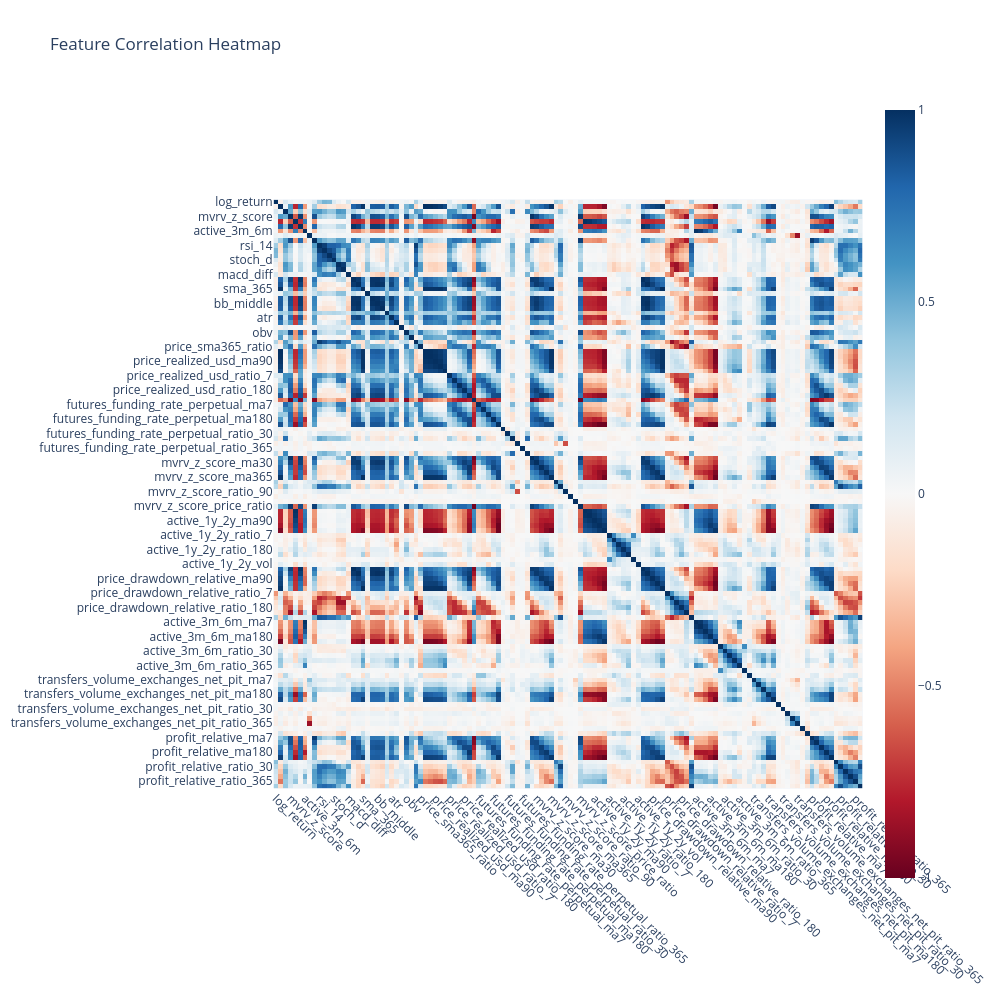
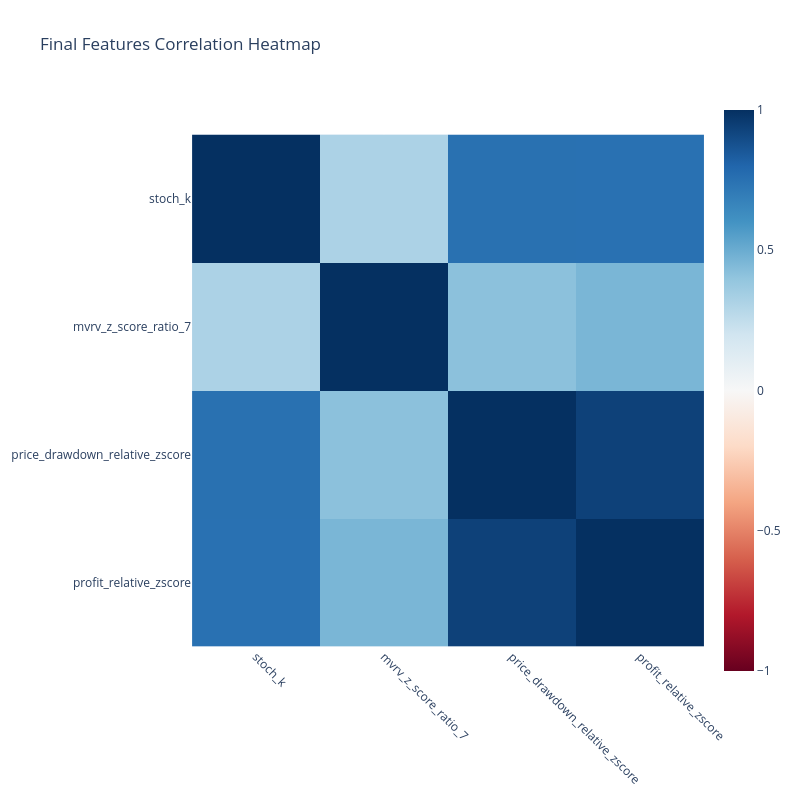

Source (notebook cell) for these figures, in order:
### Markdown cell above
### First Filtering

### Code cell
def select_features(data: pd.DataFrame, correlation_threshold: float = 0.3, vif_threshold: float = 10) -> Dict[str, pd.DataFrame]:
    """
    Select features based on correlation threshold and VIF analysis.
    
    Args:
        data: DataFrame containing all features
        correlation_threshold: Minimum absolute correlation with log_return to keep feature
        vif_threshold: Maximum VIF value allowed before removing feature
        
    Returns:
        Dictionary containing selected features and analysis results
    """
    import statsmodels.api as sm
    from statsmodels.stats.outliers_influence import variance_inflation_factor
    
    def calculate_vif(X):
        """Calculate VIF for each feature"""
        return pd.DataFrame({
            'feature': X.columns,
            'VIF': [variance_inflation_factor(X.values, i) for i in range(X.shape[1])]
        }).set_index('feature')
    
    # 1. Correlation-based filtering
    correlation_matrix = data.corr()
    correlations_with_returns = correlation_matrix['log_return'].abs()
    
    # Select features with correlation above threshold
    selected_features = correlations_with_returns[
        correlations_with_returns > correlation_threshold
    ].index.tolist()
    
    # Remove log_return from features to analyze
    if 'log_return' in selected_features:
        selected_features.remove('log_return')
    
    logging.info(f"Features selected after correlation threshold: {len(selected_features)}")
    
    # 2. Check multicollinearity using correlation matrix
    selected_correlation = correlation_matrix.loc[selected_features, selected_features]
    
    # Find highly correlated pairs
    corr_pairs = []
    for i in range(len(selected_features)):
        for j in range(i+1, len(selected_features)):
            if abs(selected_correlation.iloc[i,j]) > 0.7:  # Typical threshold for high correlation
                corr_pairs.append({
                    'feature1': selected_features[i],
                    'feature2': selected_features[j],
                    'correlation': selected_correlation.iloc[i,j]
                })
    
    # 3. VIF Analysis
    X = data[selected_features].copy()
    
    # Initial VIF calculation
    initial_vif = calculate_vif(X)
    logging.info("Initial VIF values:")
    logging.info(initial_vif)
    
    # Iteratively remove features with high VIF
    final_features = selected_features.copy()
    while True:
        vif_data = calculate_vif(data[final_features])
        max_vif = vif_data['VIF'].max()
        
        if max_vif < vif_threshold:
            break
            
        # Remove feature with highest VIF
        feature_to_remove = vif_data['VIF'].idxmax()
        final_features.remove(feature_to_remove)
        logging.info(f"Removed {feature_to_remove} with VIF {max_vif:.2f}")
        
        if len(final_features) < 2:
            logging.warning("Too few features remaining after VIF filtering")
            break
    
    # Final VIF calculation
    final_vif = calculate_vif(data[final_features])
    
    # 4. Create correlation heatmap for final features
    final_correlation = correlation_matrix.loc[final_features, final_features]
    
    # Generate heatmap
    fig = px.imshow(final_correlation,
                    color_continuous_scale='RdBu',
                    zmin=-1,
                    zmax=1,
                    title='Final Features Correlation Heatmap')
    fig.update_layout(width=800, height=800)
    fig.update_xaxes(tickangle=45)
    
    # Prepare results
    results = {
        'initial_features': selected_features,
        'final_features': final_features,
        'initial_vif': initial_vif,
        'final_vif': final_vif,
        'correlation_pairs': pd.DataFrame(corr_pairs),
        'final_correlation': final_correlation,
        'correlation_heatmap': fig
    }
    
    # Print summary
    logging.info(f"\nFeature Selection Summary:")
    logging.info(f"Initial features after correlation threshold: {len(selected_features)}")
    logging.info(f"Final features after VIF filtering: {len(final_features)}")
    logging.info("\nFinal selected features:")
    for f in final_features:
        logging.info(f"- {f}")
    
    return results

# Example usage:
def analyze_features(data: pd.DataFrame):
    """
    Complete feature analysis pipeline combining explore_features and select_features
    """
    # First run feature exploration
    exploration_results = explore_features(data)
    processed_data = exploration_results['processed_data']
    
    # Then run feature selection
    selection_results = select_features(
        processed_data, 
        correlation_threshold=0.3,
        vif_threshold=10
    )
    
    # Display results
    print("\nFeature Selection Results:")
    print("==========================")
    print(f"\nInitial number of features: {len(processed_data.columns)}")
    print(f"Final number of features: {len(selection_results['final_features'])}")
    
    print("\nFinal Features VIF:")
    print(selection_results['final_vif'])
    
    print("\nHighly Correlated Feature Pairs:")
    if not selection_results['correlation_pairs'].empty:
        print(selection_results['correlation_pairs'])
    else:
        print("No highly correlated pairs found in final features")
    
    # Show correlation heatmap
    selection_results['correlation_heatmap'].show()
    
    return selection_results

# Run the analysis
results = analyze_features(data)

### Figure 1 — Plotly figure (JSON) as saved in the notebook; plotly's stock layout.template omitted (floating-point values rounded to 4 significant figures; data arrays with more than 128 entries replaced by an {"elided": "..."} marker saying what was removed)
{"data": [{"coloraxis": "coloraxis", "hovertemplate": "x: %{x}<br>y: %{y}<br>color: %{z}<extra></extra>", "name": "0", "type": "heatmap", "x": ["log_return", "price_realized_usd", "futures_funding_rate_perpetual", "mvrv_z_score", "active_1y_2y", "price_drawdown_relative", "active_3m_6m", "transfers_volume_exchanges_net_pit", "profit_relative", "rsi_14", "rsi_7", "stoch_k", "stoch_d", "macd", "macd_signal", "macd_diff", "sma_7", "sma_30", "sma_365", "adx", "bb_upper", "bb_middle", "bb_lower", "bb_width", "atr", "volume_ma_30", "volume_ratio", "obv", "realized_vol_30", "price_sma30_ratio", "price_sma365_ratio", "price_realized_usd_ma7", "price_realized_usd_ma30", "price_realized_usd_ma90", "price_realized_usd_ma180", "price_realized_usd_ma365", "price_realized_usd_ratio_7", "price_realized_usd_ratio_30", "price_realized_usd_ratio_90", "price_realized_usd_ratio_180", "price_realized_usd_ratio_365", "price_realized_usd_price_ratio", "futures_funding_rate_perpetual_ma7", "futures_funding_rate_perpetual_ma30", "futures_funding_rate_perpetual_ma90", "futures_funding_rate_perpetual_ma180", "futures_funding_rate_perpetual_ma365", "futures_funding_rate_perpetual_ratio_7", "futures_funding_rate_perpetual_ratio_30", "futures_funding_rate_perpetual_ratio_90", "futures_funding_rate_perpetual_ratio_180", "futures_funding_rate_perpetual_ratio_365", "futures_funding_rate_perpetual_zscore", "mvrv_z_score_ma7", "mvrv_z_score_ma30", "mvrv_z_score_ma90", "mvrv_z_score_ma180", "mvrv_z_score_ma365", "mvrv_z_score_ratio_7", "mvrv_z_score_ratio_30", "mvrv_z_score_ratio_90", "mvrv_z_score_ratio_180", "mvrv_z_score_ratio_365", "mvrv_z_score_price_ratio", "active_1y_2y_ma7", "active_1y_2y_ma30", "active_1y_2y_ma90", "active_1y_2y_ma180", "active_1y_2y_ma365", "active_1y_2y_ratio_7", "active_1y_2y_ratio_30", "active_1y_2y_ratio_90", "active_1y_2y_ratio_180", "active_1y_2y_ratio_365", "active_1y_2y_ret", "active_1y_2y_vol", "price_drawdown_relative_ma7", "price_drawdown_relative_ma30", "price_drawdown_relative_ma90", "price_drawdown_relative_ma180", "price_drawdown_relative_ma365", "price_drawdown_relative_ratio_7", "price_drawdown_relative_ratio_30", "price_drawdown_relative_ratio_90", "price_drawdown_relative_ratio_180", "price_drawdown_relative_ratio_365", "price_drawdown_relative_zscore", "active_3m_6m_ma7", "active_3m_6m_ma30", "active_3m_6m_ma90", "active_3m_6m_ma180", "active_3m_6m_ma365", "active_3m_6m_ratio_7", "active_3m_6m_ratio_30", "active_3m_6m_ratio_90", "active_3m_6m_ratio_180", "active_3m_6m_ratio_365", "active_3m_6m_ret", "active_3m_6m_vol", "transfers_volume_exchanges_net_pit_ma7", "transfers_volume_exchanges_net_pit_ma30", "transfers_volume_exchanges_net_pit_ma90", "transfers_volume_exchanges_net_pit_ma180", "transfers_volume_exchanges_net_pit_ma365", "transfers_volume_exchanges_net_pit_ratio_7", "transfers_volume_exchanges_net_pit_ratio_30", "transfers_volume_exchanges_net_pit_ratio_90", "transfers_volume_exchanges_net_pit_ratio_180", "transfers_volume_exchanges_net_pit_ratio_365", "transfers_volume_exchanges_net_pit_ret", "transfers_volume_exchanges_net_pit_vol", "profit_relative_ma7", "profit_relative_ma30", "profit_relative_ma90", "profit_relative_ma180", "profit_relative_ma365", "profit_relative_ratio_7", "profit_relative_ratio_30", "profit_relative_ratio_90", "profit_relative_ratio_180", "profit_relative_ratio_365", "profit_relative_zscore"], "xaxis": "x", "y": ["log_return", "price_realized_usd", "futures_funding_rate_perpetual", "mvrv_z_score", "active_1y_2y", "price_drawdown_relative", "active_3m_6m", "transfers_volume_exchanges_net_pit", "profit_relative", "rsi_14", "rsi_7", "stoch_k", "stoch_d", "macd", "macd_signal", "macd_diff", "sma_7", "sma_30", "sma_365", "adx", "bb_upper", "bb_middle", "bb_lower", "bb_width", "atr", "volume_ma_30", "volume_ratio", "obv", "realized_vol_30", "price_sma30_ratio", "price_sma365_ratio", "price_realized_usd_ma7", "price_realized_usd_ma30", "price_realized_usd_ma90", "price_realized_usd_ma180", "price_realized_usd_ma365", "price_realized_usd_ratio_7", "price_realized_usd_ratio_30", "price_realized_usd_ratio_90", "price_realized_usd_ratio_180", "price_realized_usd_ratio_365", "price_realized_usd_price_ratio", "futures_funding_rate_perpetual_ma7", "futures_funding_rate_perpetual_ma30", "futures_funding_rate_perpetual_ma90", "futures_funding_rate_perpetual_ma180", "futures_funding_rate_perpetual_ma365", "futures_funding_rate_perpetual_ratio_7", "futures_funding_rate_perpetual_ratio_30", "futures_funding_rate_perpetual_ratio_90", "futures_funding_rate_perpetual_ratio_180", "futures_funding_rate_perpetual_ratio_365", "futures_funding_rate_perpetual_zscore", "mvrv_z_score_ma7", "mvrv_z_score_ma30", "mvrv_z_score_ma90", "mvrv_z_score_ma180", "mvrv_z_score_ma365", "mvrv_z_score_ratio_7", "mvrv_z_score_ratio_30", "mvrv_z_score_ratio_90", "mvrv_z_score_ratio_180", "mvrv_z_score_ratio_365", "mvrv_z_score_price_ratio", "active_1y_2y_ma7", "active_1y_2y_ma30", "active_1y_2y_ma90", "active_1y_2y_ma180", "active_1y_2y_ma365", "active_1y_2y_ratio_7", "active_1y_2y_ratio_30", "active_1y_2y_ratio_90", "active_1y_2y_ratio_180", "active_1y_2y_ratio_365", "active_1y_2y_ret", "active_1y_2y_vol", "price_drawdown_relative_ma7", "price_drawdown_relative_ma30", "price_drawdown_relative_ma90", "price_drawdown_relative_ma180", "price_drawdown_relative_ma365", "price_drawdown_relative_ratio_7", "price_drawdown_relative_ratio_30", "price_drawdown_relative_ratio_90", "price_drawdown_relative_ratio_180", "price_drawdown_relative_ratio_365", "price_drawdown_relative_zscore", "active_3m_6m_ma7", "active_3m_6m_ma30", "active_3m_6m_ma90", "active_3m_6m_ma180", "active_3m_6m_ma365", "active_3m_6m_ratio_7", "active_3m_6m_ratio_30", "active_3m_6m_ratio_90", "active_3m_6m_ratio_180", "active_3m_6m_ratio_365", "active_3m_6m_ret", "active_3m_6m_vol", "transfers_volume_exchanges_net_pit_ma7", "transfers_volume_exchanges_net_pit_ma30", "transfers_volume_exchanges_net_pit_ma90", "transfers_volume_exchanges_net_pit_ma180", "transfers_volume_exchanges_net_pit_ma365", "transfers_volume_exchanges_net_pit_ratio_7", "transfers_volume_exchanges_net_pit_ratio_30", "transfers_volume_exchanges_net_pit_ratio_90", "transfers_volume_exchanges_net_pit_ratio_180", "transfers_volume_exchanges_net_pit_ratio_365", "transfers_volume_exchanges_net_pit_ret", "transfers_volume_exchanges_net_pit_vol", "profit_relative_ma7", "profit_relative_ma30", "profit_relative_ma90", "profit_relative_ma180", "profit_relative_ma365", "profit_relative_ratio_7", "profit_relative_ratio_30", "profit_relative_ratio_90", "profit_relative_ratio_180", "profit_relative_ratio_365", "profit_relative_zscore"], "yaxis": "y", "z": {"elided": "122x122 float values"}}], "layout": {"coloraxis": {"cmax": 1, "cmin": -1, "colorscale": [[0, "rgb(103,0,31)"], [0.1, "rgb(178,24,43)"], [0.2, "rgb(214,96,77)"], [0.3, "rgb(244,165,130)"], [0.4, "rgb(253,219,199)"], [0.5, "rgb(247,247,247)"], [0.6, "rgb(209,229,240)"], [0.7, "rgb(146,197,222)"], [0.8, "rgb(67,147,195)"], [0.9, "rgb(33,102,172)"], [1, "rgb(5,48,97)"]]}, "height": 1000, "title": {"text": "Feature Correlation Heatmap"}, "width": 1000, "xaxis": {"anchor": "y", "constrain": "domain", "domain": [0, 1], "scaleanchor": "y", "tickangle": 45}, "yaxis": {"anchor": "x", "autorange": "reversed", "constrain": "domain", "domain": [0, 1]}}}

### Figure 2 — Plotly figure (JSON) as saved in the notebook; plotly's stock layout.template omitted (floating-point values rounded to 4 significant figures)
{"data": [{"coloraxis": "coloraxis", "hovertemplate": "x: %{x}<br>y: %{y}<br>color: %{z}<extra></extra>", "name": "0", "type": "heatmap", "x": ["stoch_k", "mvrv_z_score_ratio_7", "price_drawdown_relative_zscore", "profit_relative_zscore"], "xaxis": "x", "y": ["stoch_k", "mvrv_z_score_ratio_7", "price_drawdown_relative_zscore", "profit_relative_zscore"], "yaxis": "y", "z": [[1, 0.3166, 0.7533, 0.7518], [0.3166, 1, 0.4152, 0.4618], [0.7533, 0.4152, 1, 0.9352], [0.7518, 0.4618, 0.9352, 1]]}], "layout": {"coloraxis": {"cmax": 1, "cmin": -1, "colorscale": [[0, "rgb(103,0,31)"], [0.1, "rgb(178,24,43)"], [0.2, "rgb(214,96,77)"], [0.3, "rgb(244,165,130)"], [0.4, "rgb(253,219,199)"], [0.5, "rgb(247,247,247)"], [0.6, "rgb(209,229,240)"], [0.7, "rgb(146,197,222)"], [0.8, "rgb(67,147,195)"], [0.9, "rgb(33,102,172)"], [1, "rgb(5,48,97)"]]}, "height": 800, "title": {"text": "Final Features Correlation Heatmap"}, "width": 800, "xaxis": {"anchor": "y", "constrain": "domain", "domain": [0, 1], "scaleanchor": "y", "tickangle": 45}, "yaxis": {"anchor": "x", "autorange": "reversed", "constrain": "domain", "domain": [0, 1]}}}
